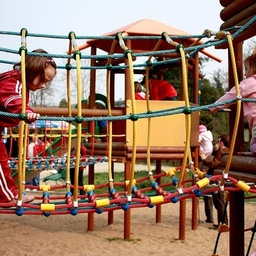
#> input picture image.jpg, 256 x 256 px, shrunk from 512 x 512 before the run
$ python version1.py
#> lines starting #> are read from the running program, lines starting #| are printed output that depends on the picture; long printed decimals are rounded
### utils.py
import numpy as np
from matplotlib import pyplot as plt


def get_image(image_path):
    image = plt.imread(image_path)
    # JPEGs load as uint8 in [0, 255]; PNGs already load as floats in [0, 1]
    if image.dtype == np.uint8:
        image = image / 255.0
    return image[..., :3]  # drop the alpha channel if there is one


# [4 lines left out: function show_image, not called in this run]


def save_image(image, image_path):
    plt.imsave(image_path, np.clip(image, 0.0, 1.0))


# [7 lines left out: function make_blobs, not called in this run]

### model.py
import numpy as np


def squared_distances(X: np.ndarray, C: np.ndarray) -> np.ndarray:
    """Squared Euclidean distance between every row of X (n, d) and every row of C (k, d).

    Uses ||x - c||^2 = ||x||^2 - 2 x.c + ||c||^2, which needs an (n, k) matrix only.
    The naive X[:, None] - C builds an (n, k, d) array: for a 512x512 image and
    k = 50 that is ~300 MB, which is why the expanded form is used here.
    """
    d2 = (X ** 2).sum(axis=1, keepdims=True) - 2 * X @ C.T + (C ** 2).sum(axis=1)
    return np.maximum(d2, 0.0)  # clip tiny negatives caused by round-off


class KMeans:
    def __init__(self, k: int, eps: float = 1e-6, init: str = "random", seed: int = None) -> None:
        self.num_prototypes = k
        self.prototypes = None
        self.eps = eps            # stop when the prototypes move less than this
        self.init = init          # "random" (Forgy) or "kmeans++"
        self.rng = np.random.default_rng(seed)
        self.history = []         # objective (mean squared distance) after every iteration

    def _init_random(self, X: np.ndarray) -> np.ndarray:
        # Forgy initialization: k distinct data points chosen uniformly at random
        return X[self.rng.choice(X.shape[0], self.num_prototypes, replace=False)].copy()

    # [12 lines left out: function _init_kmeans_pp, not called in this run]

    def objective(self, X: np.ndarray) -> float:
        # the K-means objective (distortion), averaged over the samples
        return squared_distances(X, self.prototypes).min(axis=1).mean()

    def fit(self, X: np.ndarray, max_iter: int = 100) -> None:
        X = X.astype(np.float64)
        # Initialization matters: with a bad start some prototypes may end up with
        # no assigned pixels at all (an "empty cluster"), and its mean is undefined.
        self.prototypes = self._init_kmeans_pp(X) if self.init == "kmeans++" else self._init_random(X)
        self.history = []

        for _ in range(max_iter):
            # Assignment step: each sample goes to its closest prototype
            assignments = self.predict(X)

            # Update step: each prototype moves to the mean of its samples
            new_prototypes = self.prototypes.copy()
            worst_first = None
            for i in range(self.num_prototypes):
                members = X[assignments == i]
                if len(members) > 0:
                    new_prototypes[i] = members.mean(axis=0)
                else:
                    # empty cluster: re-seed it at the samples that are currently worst fitted
                    if worst_first is None:
                        worst_first = list(np.argsort(-squared_distances(X, self.prototypes).min(axis=1)))
                    new_prototypes[i] = X[worst_first.pop(0)]

            shift = np.abs(new_prototypes - self.prototypes).max()
            self.prototypes = new_prototypes
            self.history.append(self.objective(X))
            if shift < self.eps:  # converged: assignments can no longer change
                break

    def predict(self, X: np.ndarray) -> np.ndarray:
        return np.argmin(squared_distances(X, self.prototypes), axis=1)

    def fit_predict(self, X: np.ndarray, max_iter: int = 100) -> np.ndarray:
        self.fit(X, max_iter)
        return self.predict(X)

    def replace_with_prototypes(self, X: np.ndarray) -> np.ndarray:
        return self.prototypes[self.predict(X)]

### version1.py
"""
version1.py: colour quantization ("cartoonify") of an image with K-means.

What is NEW compared to version0.py
- The same algorithm on real data: every pixel is a point in RGB space (d = 3),
  so a 512x512 image is a dataset of 262,144 points.
- After fitting, every pixel is replaced by its closest prototype, so the image
  is redrawn with only k colours. Small k gives a flat, poster/cartoon look.
- Scale matters: model.py computes distances with ||x||^2 - 2x.c + ||c||^2
  instead of broadcasting an (n, k, 3) array.

Usage: python version1.py --k 5 [--image image.jpg]
"""
import argparse

from model import KMeans
from utils import get_image, show_image, save_image


def main():
    parser = argparse.ArgumentParser(description="Colour quantization with K-means")
    parser.add_argument("--image", default="image.jpg", help="input image (jpg or png)")
    parser.add_argument("--k", type=int, default=50, help="number of colours (prototypes)")
    parser.add_argument("--max-iter", type=int, default=100)
    parser.add_argument("--seed", type=int, default=0)
    parser.add_argument("--show", action="store_true", help="also display the result")
    args = parser.parse_args()

    # get image
    image = get_image(args.image)
#> in get_image, image is the input picture: shape (256, 256, 3); mean R, G, B 150.3, 119.1, 99.7
    img_shape = image.shape
#> img_shape = (256, 256, 3)

    # reshape image: (H, W, 3) -> (H*W, 3), one row per pixel
    image = image.reshape(img_shape[0] * img_shape[1], img_shape[2])

    # create and fit the model
    kmeans = KMeans(args.k, seed=args.seed)
    kmeans.fit(image, max_iter=args.max_iter)
#> in fit, `self.prototypes = self._init_kmeans_pp(X) if self.init == "kmeans++" e..`: self.prototypes = 50 rows, first 8: [0.922, 0.953, 0.996], [0.914, 0.953, 0.992], [0.651, 0.498, 0.369], [0.706, 0.565, 0.439], [0.31, 0.18, 0.0431], [0.686, 0.533, 0.42], [0.957, 0.973, 1], [0.557, 0.318, 0.145]
#> the loop in fit, `for _ in range(max_iter):` made 100 passes
#> shift on passes 1 to 12: 0.561, 0.108, 0.0871, 0.0371, 0.0173, 0.0121, 0.0121, 0.00968, 0.00778, 0.00649, 0.00676, 0.0065
#> after the loop in fit, `for _ in range(max_iter):`: self.history = 100 values, max 0.00539 at index 0, min 0.0037 at index 99, mean 0.00385
    print(f"k = {args.k}: {len(kmeans.history)} iterations, objective = {kmeans.history[-1]:.5f}")
#| k = 50: 100 iterations, objective = 0.0037

    # replace each pixel with its closest prototype, and reshape back to an image
    image = kmeans.replace_with_prototypes(image).reshape(img_shape)
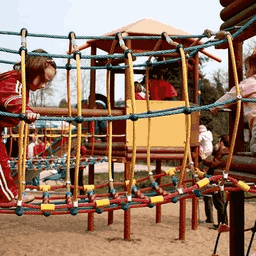
#> image: shape (256, 256, 3) float64; mean of channels 0, 1, 2 0.59, 0.467, 0.391; drawn as R, G, B

    out_path = f"image_cartoonified_{args.k}.jpg"
    save_image(image, out_path)
#> in save_image, `plt.imsave(image_path, np.clip(image, 0.0, 1.0))`:
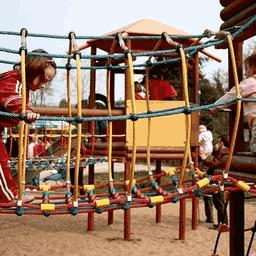
#> saved as image_cartoonified_50.jpg: shape (256, 256, 3); mean R, G, B 149.9, 118.8, 99.9
    print(f"Saved {out_path}")
    if args.show:
        show_image(image)


if __name__ == "__main__":
    main()
